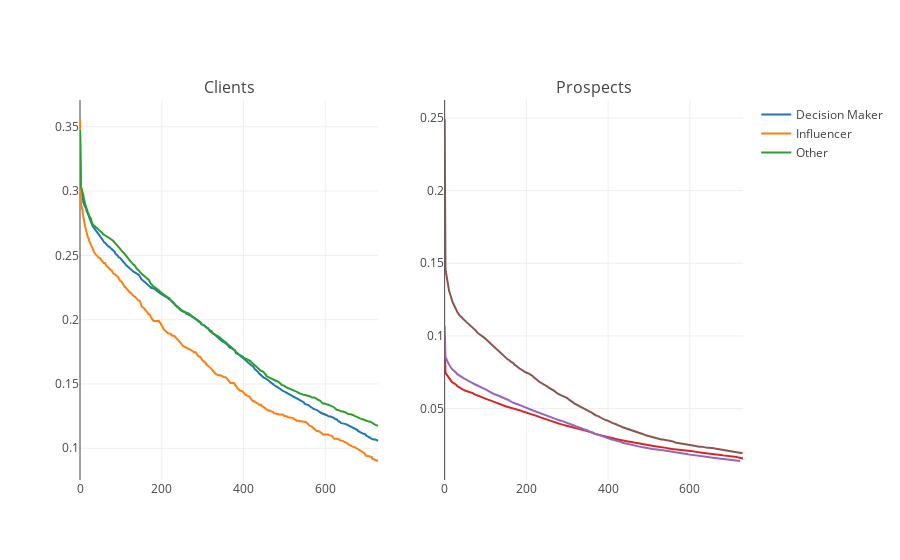

Here is the notebook cell this chart was saved with:
### Markdown cell above
Of those 12% of Decision Makers who do engage with us, 25% do it only once (or for one day) and only 35% will not survive past day 28.  

Let's finish this topic by looking at the engagement rate of roles by account type:

### Code cell
data = []

acct_type = list(survivorData.account_type.unique())
acct_type.sort()
role = list(survivorData.role.unique())
role.sort()

for i in acct_type:
    for x in role:
        df = survivorData[(survivorData.account_type == i) & (survivorData.role == x)]
        T=df['duration']
        E=df['observed']
        survTable = kmf.fit(T,event_observed=E).survival_function_.reset_index()
        survTable = survTable[survTable.timeline <= 730]
        name = x 
        if len(data) <= len(role)-1:
            leg = True
        else:
            leg = False
        trace = go.Scatter(x=survTable['timeline'],y=survTable['KM_estimate'],name = name,showlegend=leg)

        data.append(trace) 
        
fig = tools.make_subplots(rows=1, cols=2,subplot_titles=('Clients','Prospects'))

count = 0

for y in range(1,len(acct_type)+1):
    for z in range(1,len(role)+1):
        fig.append_trace(data[count],1,y)
        count = count + 1

offline.iplot(fig)

### Figure 1 — Plotly figure (JSON) as saved in the notebook; plotly's stock layout.template omitted (floating-point values rounded to 4 significant figures; data arrays with more than 128 entries replaced by an {"elided": "..."} marker saying what was removed)
{"data": [{"name": "Decision Maker", "showlegend": true, "type": "scatter", "uid": "8519eadb-abb2-4a4c-83e9-04f474f06a65", "x": {"elided": "603 int values"}, "xaxis": "x", "y": {"elided": "603 float values"}, "yaxis": "y"}, {"name": "Influencer", "showlegend": true, "type": "scatter", "uid": "7837ad5b-fa7a-45da-acc6-9596230639b7", "x": {"elided": "357 int values"}, "xaxis": "x", "y": {"elided": "357 float values"}, "yaxis": "y"}, {"name": "Other", "showlegend": true, "type": "scatter", "uid": "e6622a46-1c32-44e2-91be-a3ee6b74897c", "x": {"elided": "606 int values"}, "xaxis": "x", "y": {"elided": "606 float values"}, "yaxis": "y"}, {"name": "Decision Maker", "showlegend": false, "type": "scatter", "uid": "dd8ccb13-266b-4e29-bc69-14adb8af43dc", "x": {"elided": "700 int values"}, "xaxis": "x2", "y": {"elided": "700 float values"}, "yaxis": "y2"}, {"name": "Influencer", "showlegend": false, "type": "scatter", "uid": "294be655-84b8-42f2-b5ce-145a34eb579a", "x": {"elided": "520 int values"}, "xaxis": "x2", "y": {"elided": "520 float values"}, "yaxis": "y2"}, {"name": "Other", "showlegend": false, "type": "scatter", "uid": "6adde44a-35b8-40e5-9666-64dc895deac9", "x": {"elided": "566 int values"}, "xaxis": "x2", "y": {"elided": "566 float values"}, "yaxis": "y2"}], "layout": {"annotations": [{"font": {"size": 16}, "showarrow": false, "text": "Clients", "x": 0.225, "xanchor": "center", "xref": "paper", "y": 1, "yanchor": "bottom", "yref": "paper"}, {"font": {"size": 16}, "showarrow": false, "text": "Prospects", "x": 0.775, "xanchor": "center", "xref": "paper", "y": 1, "yanchor": "bottom", "yref": "paper"}], "xaxis": {"anchor": "y", "domain": [0, 0.45]}, "xaxis2": {"anchor": "y2", "domain": [0.55, 1]}, "yaxis": {"anchor": "x", "domain": [0, 1]}, "yaxis2": {"anchor": "x2", "domain": [0, 1]}}}
